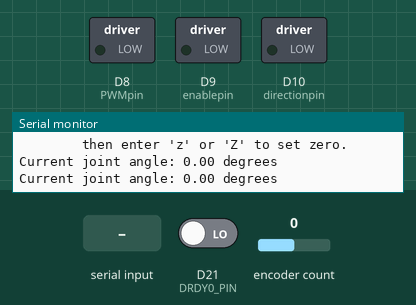
The sketch below on a simulated Arduino Due. Shown: switched loads named in the sketch (green lamp = pin HIGH), the last lines printed to the serial monitor. Inputs (shaded band) come from the test bench; at power-on: encoder count 0, D21 (DRDY0_PIN) LOW (analog values on the 0–1023 scale). Pins used as bus, display or sensor lines are not drawn.

Above: at 1.2 s.
1.3 s: "z" received over Serial
2.8 s: encoder count set to 1
At 3.7 s:
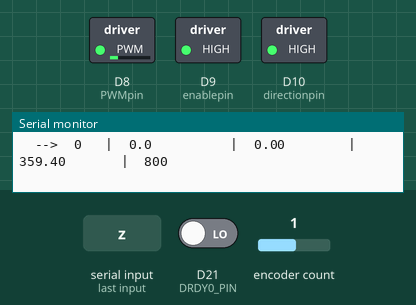
4.3 s: encoder count set to 0
At 5.6 s:
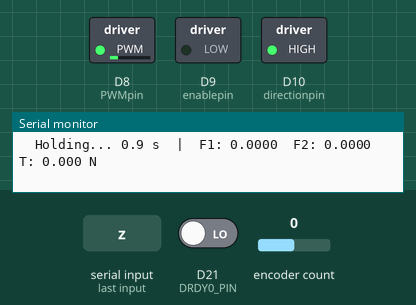
7.3 s: encoder count set to 4
At 7.7 s:
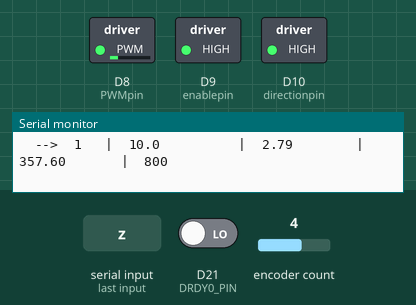
Timing chart, 0 to 9.8 s (numbered marks = the images above; inputs shaded):
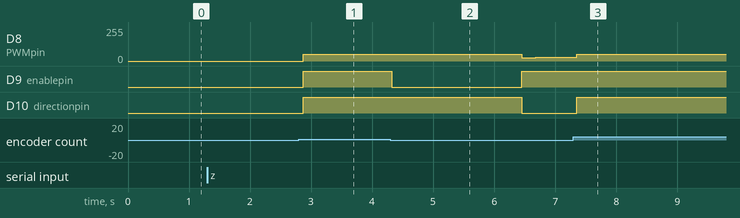

The sketch:

angle_sweep_ADS1261.ino
```cpp
// ============================================================
//  Position Control – Maxon Motor + ADS1261 (2x Load Cells)
//  Minimum Jerk Trajectory | Automated 0→80° Sweep (10° steps)
//  Records F1, F2, Tension at each hold position
//  Board: Teensy 4.1
//
//  PIN SUMMARY:
//  Motor:       PWM=8,   Enable=9,   Direction=10
//  Orange Enc:  A=25,    B=26
//  ADS1261:     CS=24,   DRDY=21,    RESET=20
//               MOSI=11, MISO=12,    SCK=13
//  Load Cell 1: AIN5(+) / AIN6(-)
//  Load Cell 2: AIN7(+) / AIN8(-)
// ============================================================

#include <SPI.h>
#include <Encoder.h>

// ============================================================
//  ADS1261 PIN DEFINITIONS
// ============================================================
#define CS0_PIN      24
#define DRDY0_PIN    21
#define RESET0_PIN   20
#define CAL_FACTOR   33255.01f

// Load cell channel definitions
#define LC1_AINP     5
#define LC1_AINN     6
#define LC2_AINP     7
#define LC2_AINN     8

// ============================================================
//  ORANGE ENCODER
// ============================================================
#define ENCODER_A 25
#define ENCODER_B 26

const int PPR            = 600;
const int COUNTS_PER_REV = PPR * 4;  // 2400 counts per revolution

Encoder orangeEncoder(ENCODER_A, ENCODER_B);

// ============================================================
//  MOTOR PINS
// ============================================================
const int PWMpin       = 8;
const int enablepin    = 9;
const int directionpin = 10;

// ============================================================
//  MOTOR CONTROL VARIABLES
// ============================================================
float currentJointAngle = 0.0f;
float Theta;
float Theta_prev;
float Theta_vel;
float PWM;
float error;
float t;
float t_prev;
float torque;

// ============================================================
//  MINIMUM JERK TRAJECTORY
// ============================================================
float traj_start_angle;
float traj_target_angle;
float traj_start_time;
float traj_duration;
bool  traj_active;
bool  traj_complete;
float traj_desired_pos;
float traj_desired_vel;
float traj_desired_acc;

// ============================================================
//  PD + FEEDFORWARD GAINS
// ============================================================
float Kp  = 4.0f;
float Kd  = 1.0f;
float Kff = 1.0f;

// ============================================================
//  PWM LIMITS
// ============================================================
const float PWM_MIN  = 410.0f;
const float PWM_MAX  = 800.0f;
const float DEADBAND = 0.005f;

// ============================================================
//  LOAD CELL VALUES
// ============================================================
float F1 = 0.0f;
float F2 = 0.0f;
float estimatedTension = 0.0f;

// ============================================================
//  AUTOMATED SEQUENCE CONFIGURATION
// ============================================================
const float HOLD_DURATION_SEC = 2.0f;   // Hold time at each position (seconds)
const float TRAJ_DURATION_SEC = 3.0f;   // Travel time between positions (seconds)
const float STEP_DEG          = 10.0f;  // Step size in degrees
const float MAX_DEG           = 80.0f;  // Maximum angle in degrees

// Waypoints: 0, 10, 20, ..., 80, 70, ..., 0  (17 waypoints)
const int NUM_WAYPOINTS = 17;
float waypoints[NUM_WAYPOINTS];          // filled in setup()

// ============================================================
//  STATE MACHINE
// ============================================================
enum State {
  WAITING_FOR_ZERO,
  RUNNING_SEQUENCE,
  SEQUENCE_DONE
};

State currentState = WAITING_FOR_ZERO;
unsigned long lastDisplayTime = 0;

// Sequence tracking
int           seqIndex     = 0;
bool          seqHolding   = false;
unsigned long holdStartTime = 0;

// ============================================================
//  RECORDED DATA PER WAYPOINT
// ============================================================
float recordedAngle[NUM_WAYPOINTS];
float recordedF1   [NUM_WAYPOINTS];
float recordedF2   [NUM_WAYPOINTS];
float recordedT    [NUM_WAYPOINTS];
float recordedPWM  [NUM_WAYPOINTS];

// ============================================================
//  FUNCTION PROTOTYPES
// ============================================================
void  ADS1261_init();
float ADS1261_readChannel(uint8_t ainp, uint8_t ainn, float lastVal);
void  writeReg(uint8_t reg, uint8_t val);
float joint_angle();
void  startMinimumJerkTrajectory(float start_pos, float target_pos, float duration);
void  calculateMinimumJerkTrajectory(float tau);
float computeTension(float f1, float f2);
void  printDataTable();

// ============================================================
//  ADS1261 HELPERS
// ============================================================
void writeReg(uint8_t reg, uint8_t val) {
  digitalWrite(CS0_PIN, LOW);
  SPI.transfer((uint8_t)(0x40 | reg));
  SPI.transfer(val);
  digitalWrite(CS0_PIN, HIGH);
}

void ADS1261_init() {
  pinMode(CS0_PIN,    OUTPUT);
  pinMode(DRDY0_PIN,  INPUT);
  pinMode(RESET0_PIN, OUTPUT);

  digitalWrite(CS0_PIN,    HIGH);
  digitalWrite(RESET0_PIN, HIGH);
  digitalWrite(RESET0_PIN, LOW);
  delayMicroseconds(10);
  digitalWrite(RESET0_PIN, HIGH);
  delay(50);

  SPI.begin();
  SPI.beginTransaction(SPISettings(1000000, MSBFIRST, SPI_MODE1));

  writeReg(0x02, 0x48);  // CONFIG1 – gain / PGA
  writeReg(0x03, 0x01);  // CONFIG2 – data rate
  writeReg(0x05, 0x00);  // CONFIG4
  writeReg(0x06, 0x10);  // CONFIG5
  writeReg(0x10, 0x05);  // MUX – start with LC1
  writeReg(0x11, (uint8_t)(((LC1_AINP & 0x0F) << 4) | (LC1_AINN & 0x0F)));

  digitalWrite(CS0_PIN, LOW);
  SPI.transfer((uint8_t)0x08);  // START conversion
  digitalWrite(CS0_PIN, HIGH);

  SPI.endTransaction();
}

float ADS1261_readChannel(uint8_t ainp, uint8_t ainn, float lastVal) {
  SPI.beginTransaction(SPISettings(1000000, MSBFIRST, SPI_MODE1));

  writeReg(0x11, (uint8_t)(((ainp & 0x0F) << 4) | (ainn & 0x0F)));

  unsigned long tStart = millis();
  while (digitalRead(DRDY0_PIN) == LOW) {
    if (millis() - tStart > 50) { SPI.endTransaction(); return lastVal; }
  }
  while (digitalRead(DRDY0_PIN) != LOW) {
    if (millis() - tStart > 50) { SPI.endTransaction(); return lastVal; }
  }

  digitalWrite(CS0_PIN, LOW);
  SPI.transfer((uint8_t)0x12);           // RDATA command
  (void)SPI.transfer((uint8_t)0x00);    // status byte (discard)
  uint8_t b2 = SPI.transfer((uint8_t)0x00);
  uint8_t b1 = SPI.transfer((uint8_t)0x00);
  uint8_t b0 = SPI.transfer((uint8_t)0x00);
  digitalWrite(CS0_PIN, HIGH);

  SPI.endTransaction();

  int32_t raw = ((int32_t)b2 << 16) | ((int32_t)b1 << 8) | (int32_t)b0;
  if (raw & 0x800000) raw |= 0xFF000000;

  return (float)raw / CAL_FACTOR;
}

// ============================================================
//  TENSION ESTIMATION
//  T = 1.75 * (F1 + F2)
// ============================================================
float computeTension(float f1, float f2) {
  return 1.75f * (f1 + f2);
}

// ============================================================
//  SETUP
// ============================================================
void setup() {
  Serial.begin(115200);

  // Build waypoints: 0 → 80 in steps of 10, then 70 → 0
  for (int i = 0; i <= 8; i++) waypoints[i]      = i * STEP_DEG;         // 0..80
  for (int i = 1; i <= 8; i++) waypoints[8 + i]  = (8 - i) * STEP_DEG;  // 70..0

  // ADS1261 load cell amplifier
  ADS1261_init();

  // Motor
  pinMode(enablepin,    OUTPUT);
  pinMode(directionpin, OUTPUT);
  pinMode(PWMpin,       OUTPUT);

  // Encoder
  pinMode(ENCODER_A, INPUT_PULLUP);
  pinMode(ENCODER_B, INPUT_PULLUP);

  digitalWrite(enablepin, LOW);

  analogReadResolution(12);
  analogWriteResolution(12);

  // Initialize trajectory variables
  traj_active   = false;
  traj_complete = false;
  traj_duration = TRAJ_DURATION_SEC;

  t_prev     = millis() / 1000.0f;
  Theta      = joint_angle() * 3.14159265359f / 180.0f;
  Theta_prev = Theta;
  Theta_vel  = 0.0f;

  traj_desired_pos = Theta;
  traj_desired_vel = 0.0f;
  traj_desired_acc = 0.0f;

  Serial.println("=== Automated Angle Sweep: 0 -> 80 -> 0 degrees ===");
  Serial.println("Load cell amplifier: ADS1261 (dual channel)");
  Serial.println();
  Serial.print("Current joint angle: ");
  Serial.print(joint_angle(), 2);
  Serial.println(" degrees");
  Serial.println();
  Serial.println("Step 1: Move shaft to desired zero position,");
  Serial.println("        then enter 'z' or 'Z' to set zero.");
}

// ============================================================
//  LOOP
// ============================================================
void loop() {
  unsigned long currentTime = millis();

  switch (currentState) {

    // ========== STATE 1: WAITING FOR ZERO ==========
    case WAITING_FOR_ZERO:
      if (currentTime - lastDisplayTime >= 500) {
        Serial.print("Current joint angle: ");
        Serial.print(joint_angle(), 2);
        Serial.println(" degrees");
        lastDisplayTime = currentTime;
      }

      if (Serial.available() > 0) {
        char input = Serial.read();
        while (Serial.available() > 0) Serial.read();  // flush

        if (input == 'z' || input == 'Z') {
          orangeEncoder.write(0);

          Serial.println();
          Serial.println("Zero position set!");
          Serial.println("Starting automated sweep sequence...");
          Serial.println();
          Serial.println("Step | Target(deg) | Desired(deg) | Actual(deg) | PWM");
          Serial.println("----------------------------------------------------------");

          Theta = joint_angle() * 3.14159265359f / 180.0f;
          float target_rad = waypoints[0] * 3.14159265359f / 180.0f;
          startMinimumJerkTrajectory(Theta, target_rad, TRAJ_DURATION_SEC);

          seqIndex   = 0;
          seqHolding = false;
          currentState = RUNNING_SEQUENCE;
        }
      }
      break;

    // ========== STATE 2: RUNNING AUTOMATED SEQUENCE ==========
    case RUNNING_SEQUENCE:
    {
      t = millis() / 1000.0f;
      float dt = t - t_prev;
      if (dt < 0.001f) dt = 0.001f;

      // Read current angle
      Theta = joint_angle() * 3.14159265359f / 180.0f;

      // Velocity estimation with low-pass filter
      float vel_raw = (Theta - Theta_prev) / dt;
      Theta_vel = 0.7f * Theta_vel + 0.3f * vel_raw;

      // ---- Trajectory update ----
      if (traj_active) {
        float elapsed = t - traj_start_time;
        if (elapsed >= traj_duration) {
          traj_active      = false;
          traj_complete    = true;
          traj_desired_pos = traj_target_angle;
          traj_desired_vel = 0.0f;
          traj_desired_acc = 0.0f;
        } else {
          calculateMinimumJerkTrajectory(elapsed);
        }
      }

      // ---- Position error & PD control ----
      error = traj_desired_pos - Theta;
      float velocity_error  = traj_desired_vel - Theta_vel;
      float control_signal  = Kp * error + Kd * velocity_error + Kff * traj_desired_acc;

      // Suppress output when trajectory done and near target
      if (traj_complete && abs(error) < DEADBAND) {
        control_signal = 0.0f;
      }

      // Apply PWM
      if (abs(control_signal) < 0.01f) {
        digitalWrite(enablepin, LOW);
        PWM = 0.0f;
      } else {
        PWM = constrain(PWM_MIN + 311.607f * abs(control_signal), PWM_MIN, PWM_MAX);
        digitalWrite(enablepin, HIGH);
        analogWrite(PWMpin, (int)PWM);
        digitalWrite(directionpin, (control_signal > 0) ? LOW : HIGH);
      }

      // ---- Read load cells (always running) ----
      F1 = ADS1261_readChannel(LC1_AINP, LC1_AINN, F1);
      F2 = ADS1261_readChannel(LC2_AINP, LC2_AINN, F2);
      estimatedTension = computeTension(F1, F2);

      // ---- Sequence logic ----
      if (!seqHolding) {
        // Travelling to current waypoint – print live progress every 50 ms
        if (currentTime - lastDisplayTime >= 50) {
          Serial.print("  -->  ");
          Serial.print(seqIndex);
          Serial.print("   |  ");
          Serial.print(waypoints[seqIndex], 1);
          Serial.print("          |  ");
          Serial.print(traj_desired_pos * 180.0f / 3.14159265359f, 2);
          Serial.print("        |  ");
          Serial.print(Theta * 180.0f / 3.14159265359f, 2);
          Serial.print("       |  ");
          Serial.println((int)PWM);
          lastDisplayTime = currentTime;
        }

        // Check if we've arrived (trajectory complete AND settled, ~3 deg)
        if (traj_complete && abs(error) < 0.05f) {
          seqHolding    = true;
          holdStartTime = currentTime;

          // Record data at this waypoint
          recordedAngle[seqIndex] = Theta * 180.0f / 3.14159265359f;
          recordedF1   [seqIndex] = F1;
          recordedF2   [seqIndex] = F2;
          recordedT    [seqIndex] = estimatedTension;
          recordedPWM  [seqIndex] = PWM;

          Serial.println();
          Serial.print("[HOLD] Waypoint ");
          Serial.print(seqIndex);
          Serial.print("  Target: ");
          Serial.print(waypoints[seqIndex], 1);
          Serial.print(" deg  |  Actual: ");
          Serial.print(recordedAngle[seqIndex], 2);
          Serial.print(" deg  |  PWM: ");
          Serial.print((int)recordedPWM[seqIndex]);
          Serial.print("  |  F1: ");
          Serial.print(recordedF1[seqIndex], 4);
          Serial.print("  F2: ");
          Serial.print(recordedF2[seqIndex], 4);
          Serial.print("  T: ");
          Serial.print(recordedT[seqIndex], 3);
          Serial.println(" N");
        }

      } else {
        // Holding at current waypoint – keep sampling load cells every 100 ms
        unsigned long elapsed_hold = currentTime - holdStartTime;

        if (currentTime - lastDisplayTime >= 500) {
          // Continuously update recorded values with latest readings during hold
          recordedF1[seqIndex] = F1;
          recordedF2[seqIndex] = F2;
          recordedT [seqIndex] = estimatedTension;

          Serial.print("  Holding... ");
          Serial.print((HOLD_DURATION_SEC * 1000UL - elapsed_hold) / 1000.0f, 1);
          Serial.print(" s  |  F1: ");
          Serial.print(F1, 4);
          Serial.print("  F2: ");
          Serial.print(F2, 4);
          Serial.print("  T: ");
          Serial.print(estimatedTension, 3);
          Serial.println(" N");
          lastDisplayTime = currentTime;
        }

        // After hold duration, advance to next waypoint
        if (elapsed_hold >= (unsigned long)(HOLD_DURATION_SEC * 1000.0f)) {
          seqIndex++;

          if (seqIndex >= NUM_WAYPOINTS) {
            // All waypoints complete
            digitalWrite(enablepin, LOW);
            currentState = SEQUENCE_DONE;
            Serial.println();
            Serial.println("Sequence complete! Motor disabled.");
            printDataTable();
          } else {
            seqHolding = false;
            Theta = joint_angle() * 3.14159265359f / 180.0f;
            float next_rad = waypoints[seqIndex] * 3.14159265359f / 180.0f;
            startMinimumJerkTrajectory(Theta, next_rad, TRAJ_DURATION_SEC);

            Serial.println();
            Serial.print("Moving to waypoint ");
            Serial.print(seqIndex);
            Serial.print(": ");
            Serial.print(waypoints[seqIndex], 1);
            Serial.println(" degrees");
            Serial.println("Step | Target(deg) | Desired(deg) | Actual(deg) | PWM");
            Serial.println("----------------------------------------------------------");
          }
        }
      }

      t_prev     = t;
      Theta_prev = Theta;
      delay(10);  // ~100 Hz
      break;
    }

    // ========== STATE 3: SEQUENCE DONE ==========
    case SEQUENCE_DONE:
      if (Serial.available() > 0) {
        char c = Serial.read();
        while (Serial.available() > 0) Serial.read();
        if (c == 'r' || c == 'R') {
          currentState = WAITING_FOR_ZERO;
          Serial.println();
          Serial.println("=== RESTARTING ===");
          Serial.println("Step 1: Enter 'z' or 'Z' to set zero position.");
        }
      }
      break;
  }
}

// ============================================================
//  PRINT FINAL RECORDED DATA TABLE
// ============================================================
void printDataTable() {
  Serial.println();
  Serial.println("============================================================");
  Serial.println("              RECORDED DATA TABLE                          ");
  Serial.println("============================================================");
  Serial.println("Idx | Target(deg) | Actual(deg) | PWM  |   F1     |   F2     | Tension(N)");
  Serial.println("----+-------------+-------------+------+----------+----------+-----------");
  for (int i = 0; i < NUM_WAYPOINTS; i++) {
    Serial.print("  ");
    if (i < 10) Serial.print(" ");
    Serial.print(i);
    Serial.print("  |  ");
    Serial.print(waypoints[i], 1);
    Serial.print("        |  ");
    Serial.print(recordedAngle[i], 2);
    Serial.print("       |  ");
    Serial.print((int)recordedPWM[i]);
    Serial.print("  |  ");
    Serial.print(recordedF1[i], 4);
    Serial.print("  |  ");
    Serial.print(recordedF2[i], 4);
    Serial.print("  |  ");
    Serial.println(recordedT[i], 3);
  }
  Serial.println("============================================================");
  Serial.println();
  Serial.println("Enter 'r' or 'R' to restart.");
}

// ============================================================
//  JOINT ANGLE FROM ENCODER (degrees, CW positive)
// ============================================================
float joint_angle() {
  long newCount   = -orangeEncoder.read();
  long angleCount = newCount % COUNTS_PER_REV;
  currentJointAngle = (float)angleCount * 360.0f / COUNTS_PER_REV;
  if (currentJointAngle < 0) currentJointAngle += 360.0f;
  return currentJointAngle;
}

// ============================================================
//  TRAJECTORY HELPERS
// ============================================================
void startMinimumJerkTrajectory(float start_pos, float target_pos, float duration) {
  traj_start_angle  = start_pos;
  traj_target_angle = target_pos;
  traj_start_time   = millis() / 1000.0f;
  traj_duration     = duration;
  traj_active       = true;
  traj_complete     = false;
}

void calculateMinimumJerkTrajectory(float tau) {
  float T  = traj_duration;
  float q0 = traj_start_angle;
  float qf = traj_target_angle;

  float s  = constrain(tau / T, 0.0f, 1.0f);
  float s2 = s * s;
  float s3 = s2 * s;
  float s4 = s3 * s;
  float s5 = s4 * s;

  traj_desired_pos = q0 + (qf - q0) * (10.0f*s3 - 15.0f*s4 + 6.0f*s5);
  traj_desired_vel = (qf - q0) / T       * (30.0f*s2 - 60.0f*s3 + 30.0f*s4);
  traj_desired_acc = (qf - q0) / (T * T) * (60.0f*s  - 180.0f*s2 + 120.0f*s3);
}
```

Measured:
- after the input at 2.8 s, D8 (PWMpin): 0/255 → 49/255 after 0.07 s; D9 (enablepin), D10 (directionpin): LOW → HIGH after 0.07 s
- after the input at 4.3 s, D8 (PWMpin): 49/255 → 25/255 after 2.2 s, → 26/255 0.11 s later, → 27/255 0.11 s later, → 28/255 0.22 s later, … (6 changes in this stretch); D9 (enablepin): HIGH → LOW at once, → HIGH 2.1 s later; D10 (directionpin): HIGH → LOW after 2.2 s
- after the input at 7.3 s, D10 (directionpin): LOW → HIGH after 0.05 s
